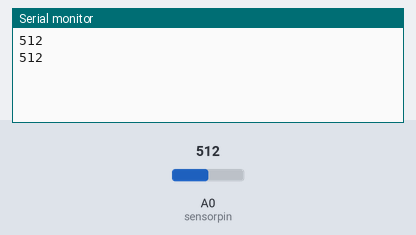
Bench run of a sketch on a simulated Arduino Uno, built with avr-gcc and run on an emulated ATmega328P. Parts: the last lines printed to the serial monitor. The test bench sets the inputs (shaded band); at power-on: A0 (sensorpin) = 512.

Above: at 1.8 s.
1.9 s: A0 (sensorpin) set to 716
At 2.8 s:
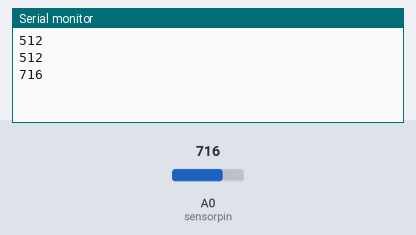
3.4 s: A0 (sensorpin) set to 900
At 4.5 s:
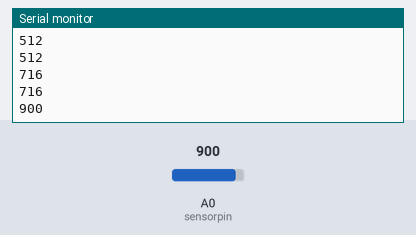
Timing chart, 0 to 6.4 s (numbered marks = the images above; inputs shaded):
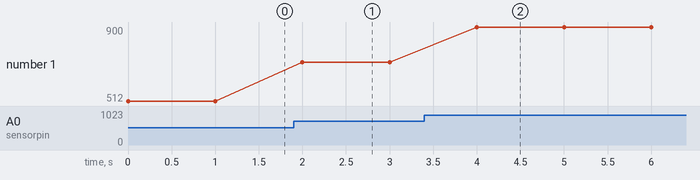

Measured:
- after the input at 1.9 s, the serial monitor: prints a new line after 0.10 s (image 1)
- after the input at 3.4 s, the serial monitor: prints a new line after 0.60 s (image 2)
- plotted number 1: 512 → 716 after the input at 1.9 s, 716 → 900 after the input at 3.4 s

The sketch:

IR_Distance_Sensor.ino
```cpp
//collects data from an analog sensor

int sensorpin = A0;           // ADC port for Assembled Feather ESP8266
int val = 0;                 // variable to store the values from sensor(initially zero)

void setup()
{
  Serial.begin(9600);               // starts the serial monitor
}

void loop()
{
  val = analogRead(sensorpin);       // reads the value of the sharp sensor
  Serial.println(val);            // prints the value of the sensor to the serial monitor
  delay(1000);                    // wait for this much time before printing next value
}
```
